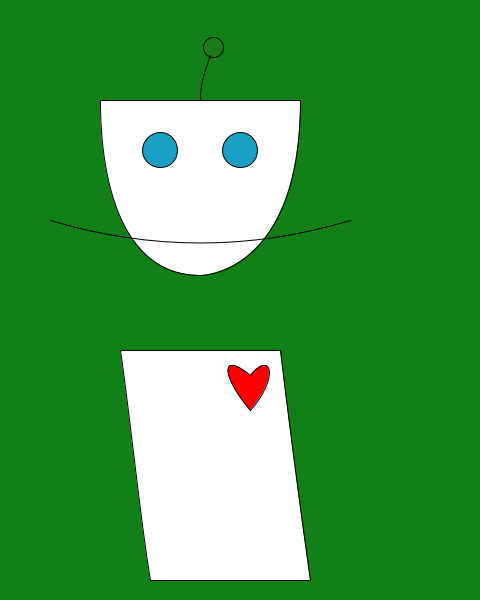
Frame 1 (no input)
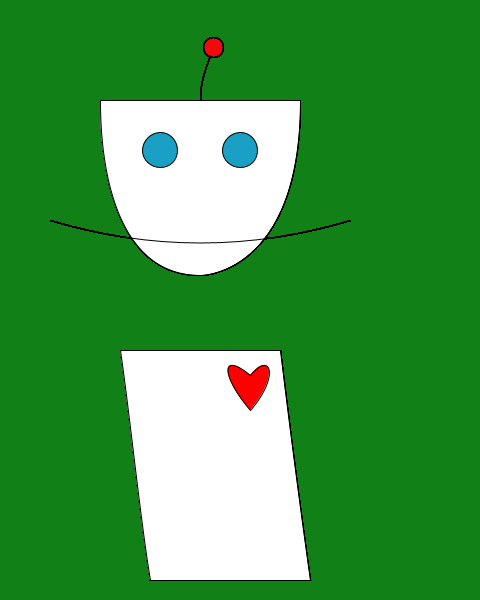
Frame 60 (the mouse pressed at the canvas centre just before this capture)
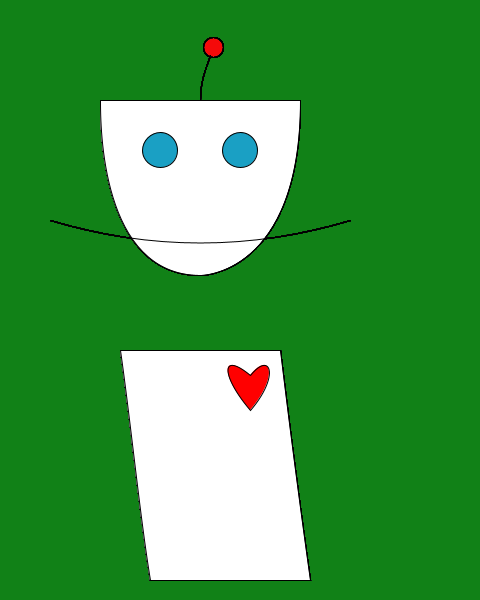
Frame 120 (the mouse held since frame 60 and released just before this capture)

The Processing sketch that drew these frames (run headless with seeded random() and noise(); from frame 60 on, the mouse is pressed at the canvas centre):

// Processing sketch: processing_89541
// ── processing_89541.pde

/*
  Tyler Long
  Character Drawing
  1-30-13
*/

void setup(){
  size(480,600);
  background(17,129,23);
  smooth();
}

void draw(){
  
  //head
 fill(255);
beginShape();
vertex(100,100);
bezierVertex(100,125,100,275, 200, 275);
bezierVertex(200,275,300,275,300,100);
endShape();
noFill();
line(100,100,300,100);


//eyes
fill(26,160,196);
ellipse(160,150,35,35);
fill(26,160,196);
ellipse(240,150,35,35);

//mouth
noFill();
beginShape();
vertex(50,220);
bezierVertex(150,250,250,250,350,220);
endShape();

//antenna
noFill();
beginShape();
vertex(200,100);
bezierVertex(200,80,205,70,210,55);
endShape();
fill(255,0,0,12);
ellipse(213,47,20,20);

//body
fill(255);
beginShape();
vertex(120,350);
bezierVertex(130,420,140,520,150,580);
vertex(310,580);
bezierVertex(310,580,295,475,280,350);
endShape();
line(120,350,280,350);

//heart
fill(255,0,0);
beginShape();
vertex(250,375);
bezierVertex(270,350,280,375,250,410);
vertex(250,410);
bezierVertex(220,375,220,350,250,375);
endShape();

}
